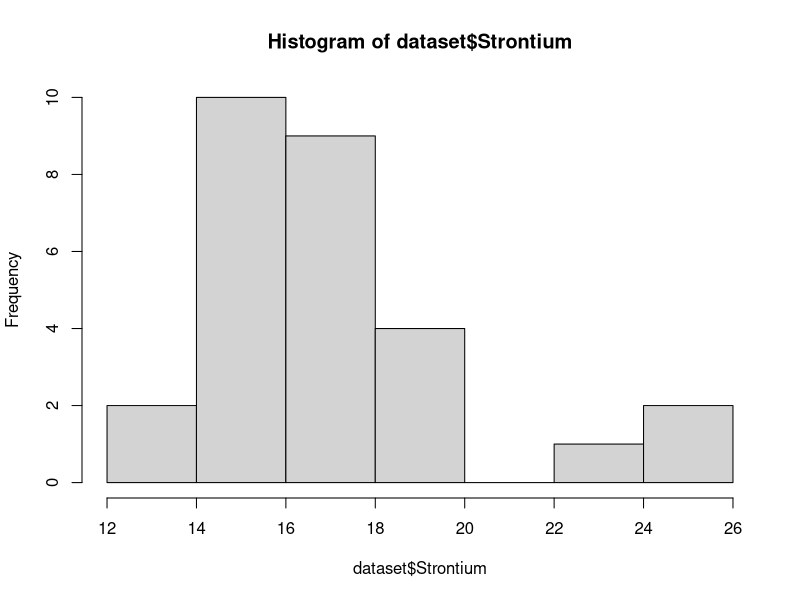
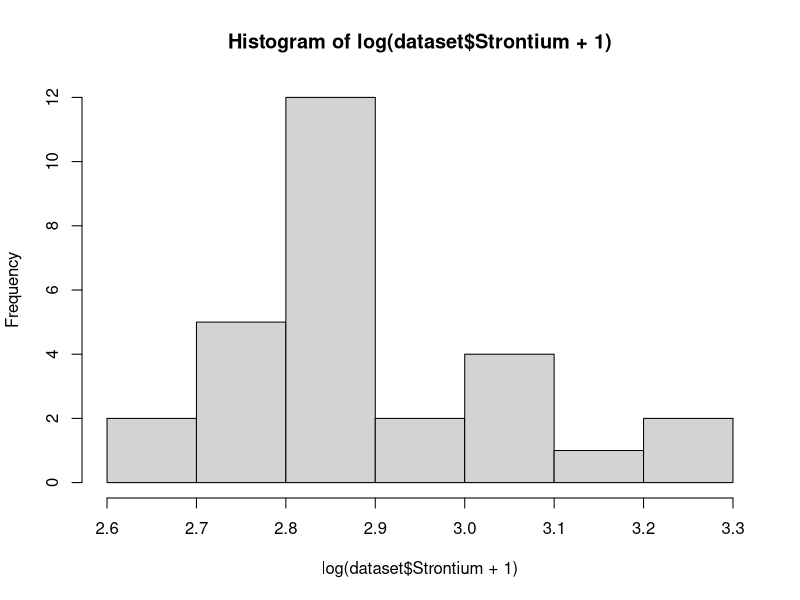
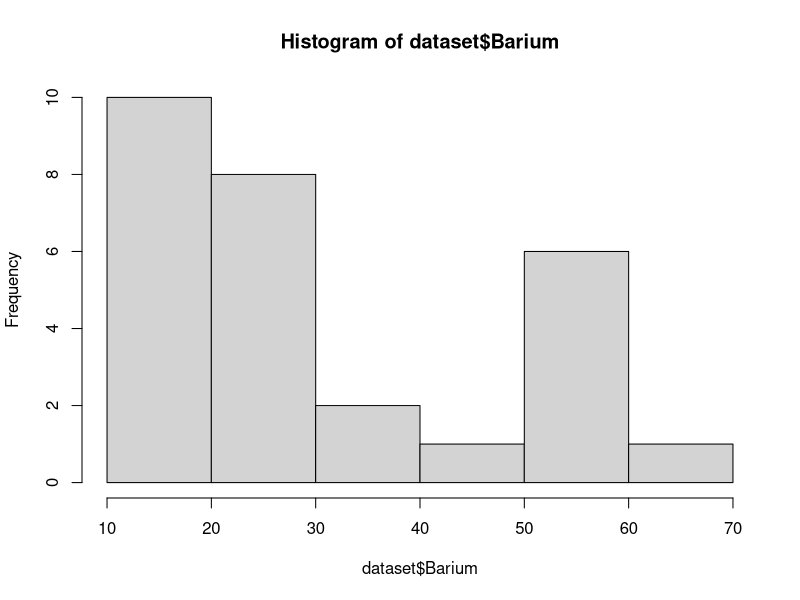
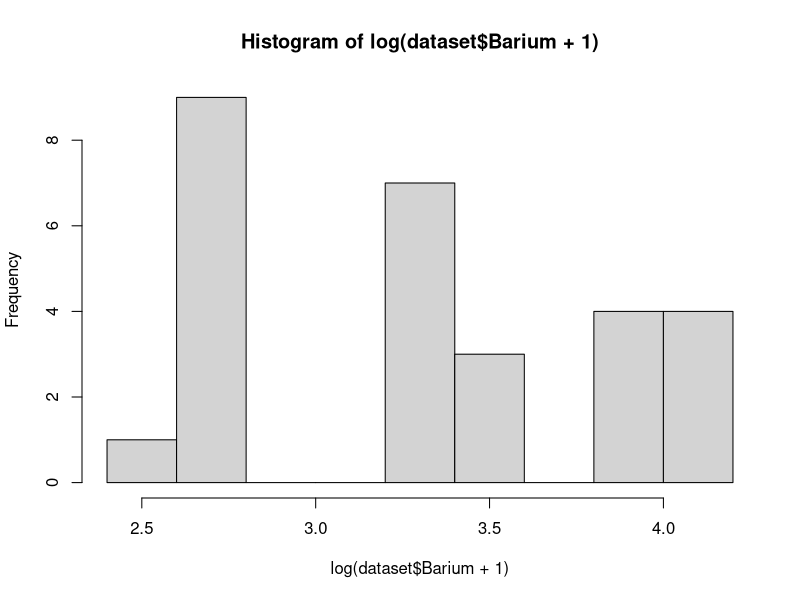

Generate these figures, in order, with R:
library(tidyverse)

# Read the CSV file into a data frame
dataset <- read_csv("otolith_water.csv")

hist(dataset$Strontium)
hist(log(dataset$Strontium +1))

dataset$log_sr<-log(dataset$Strontium +1)
hist(dataset$Barium)
hist(log(dataset$Barium +1))

## Strontium Analysis
sr_aov_results <- aov(Strontium ~ Location * Month, data = dataset)

print(summary(sr_aov_results))

sr_posthoc_results <- TukeyHSD(sr_aov_results, which = c("Location", "Month"))

print(sr_posthoc_results)

## Log Strontium Analysis
logsr_aov_results <- aov(log_sr ~ Location * Month, data = dataset)

print(summary(logsr_aov_results))

logsr_posthoc_results <- TukeyHSD(logsr_aov_results, which = c("Location", "Month"))

print(logsr_posthoc_results)


## Barium Analysis
ba_aov_results <- aov(Barium ~ Location * Month, data = dataset)

print(summary(ba_aov_results))

ba_posthoc_results <- TukeyHSD(ba_aov_results, which = c("Location", "Month"))

print(ba_posthoc_results)

